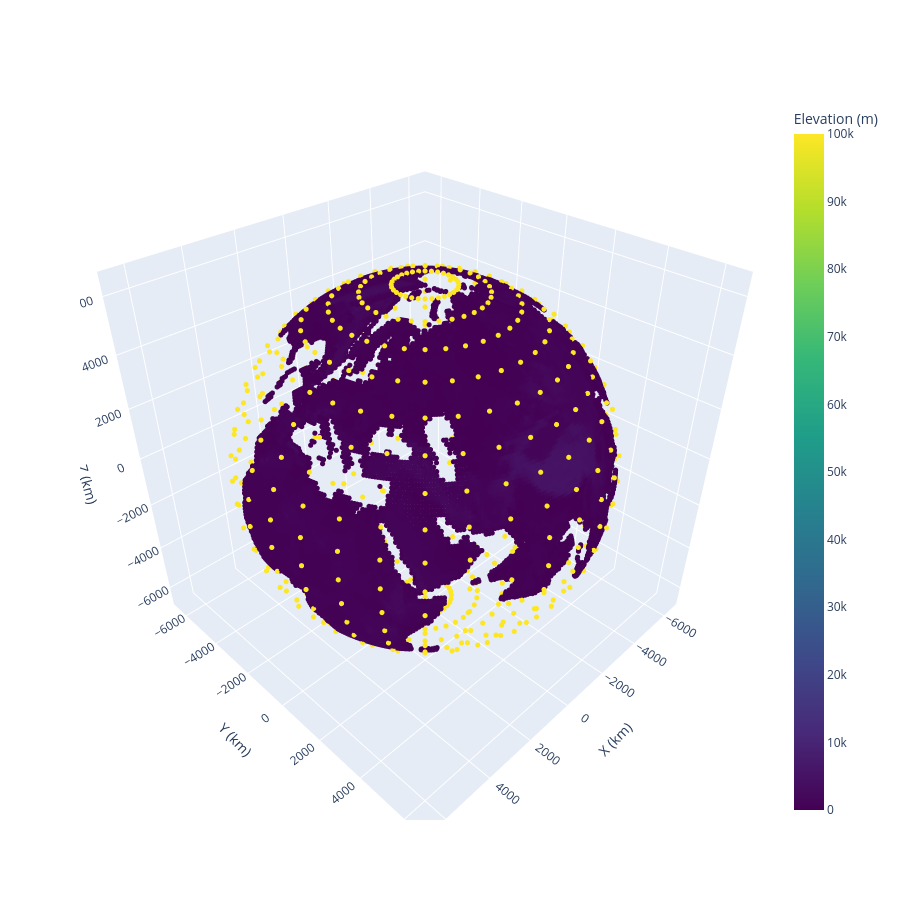

Source (notebook cell):
### Code cell
### Display entire dataset on a sphere
import pandas as pd
import plotly.graph_objects as go
import numpy as np

# Get continents data:
df_continents = pd.read_csv('lat_long_elev.csv')

# Add LEDs data:
strips_num = 32  # Number of LED strips
LEDs_per_strip = 20  # Number of LEDs per strip

longitudes = []
latitudes = []
elevations = []

# Generate dicrete LEDS positions
for strip in range(strips_num):
    long = -180 + 360/strips_num*strip
    for led in range(LEDs_per_strip):
        lat = -90 + 180/LEDs_per_strip*led

        longitudes.append(long)
        latitudes.append(lat)
        elevations.append(100000)
df_LEDs = pd.DataFrame({'lat': latitudes, 'long': longitudes, 'elev': elevations})

def computeDisplayDf(continents_df, LEDs_df):
    df = pd.concat([continents_df, LEDs_df], ignore_index=True)

    # Earth radius in kilometers (approximate)
    earth_radius = 6371

    # Convert lat/long/elevation to 3D Cartesian coordinates on a sphere
    lat_rad = np.radians(df['lat'])
    long_rad = np.radians(df['long'])
    radius = earth_radius + df['elev']/1000

    x = radius * np.cos(lat_rad) * np.cos(long_rad)
    y = radius * np.cos(lat_rad) * np.sin(long_rad)
    z = radius * np.sin(lat_rad)

    return pd.DataFrame({'x': x, 'y': y, 'z': z, 'lat': df['lat'], 'long': df['long'], 'elev': df['elev']})

def display(df):
    # Create spherical 3D scatter plot
    fig_sphere = go.Figure(data=[go.Scatter3d(
        x=df['x'],
        y=df['y'],
        z=df['z'],
        mode='markers',
        marker=dict(
            size=3,
            color=df['elev'],  # Color points by elevation
            colorscale='Viridis',
        ),
        text=[f'Lat: {lat:.1f}°<br>Long: {long:.1f}°<br>Elev: {elev:.1f}m' 
            for lat, long, elev in zip(df['lat'], df['long'], df['elev'])],
        hoverinfo='text'
    )])

    # Update layout
    fig_sphere.update_layout(
        scene=dict(
            xaxis_title='X (km)',
            yaxis_title='Y (km)',
            zaxis_title='Z (km)',
            aspectmode='data'
        ),
        width=900,
        height=900
    )

    return fig_sphere

df = computeDisplayDf(df_continents, df_LEDs)
display(df)

### Figure 1 — Plotly figure (JSON) as saved in the notebook; plotly's stock layout.template omitted (floating-point values rounded to 4 significant figures; data arrays with more than 128 entries replaced by an {"elided": "..."} marker saying what was removed)
{"data": [{"hoverinfo": "text", "marker": {"color": {"elided": "22704 float values"}, "colorbar": {"title": {"text": "Elevation (m)"}}, "colorscale": [[0, "#440154"], [0.1111, "#482878"], [0.2222, "#3e4989"], [0.3333, "#31688e"], [0.4444, "#26828e"], [0.5556, "#1f9e89"], [0.6667, "#35b779"], [0.7778, "#6ece58"], [0.8889, "#b5de2b"], [1, "#fde725"]], "size": 3}, "mode": "markers", "text": {"elided": "22704 str values"}, "type": "scatter3d", "x": {"elided": "22704 float values"}, "y": {"elided": "22704 float values"}, "z": {"elided": "22704 float values"}}], "layout": {"height": 900, "scene": {"aspectmode": "data", "xaxis": {"title": {"text": "X (km)"}}, "yaxis": {"title": {"text": "Y (km)"}}, "zaxis": {"title": {"text": "Z (km)"}}}, "width": 900}}
